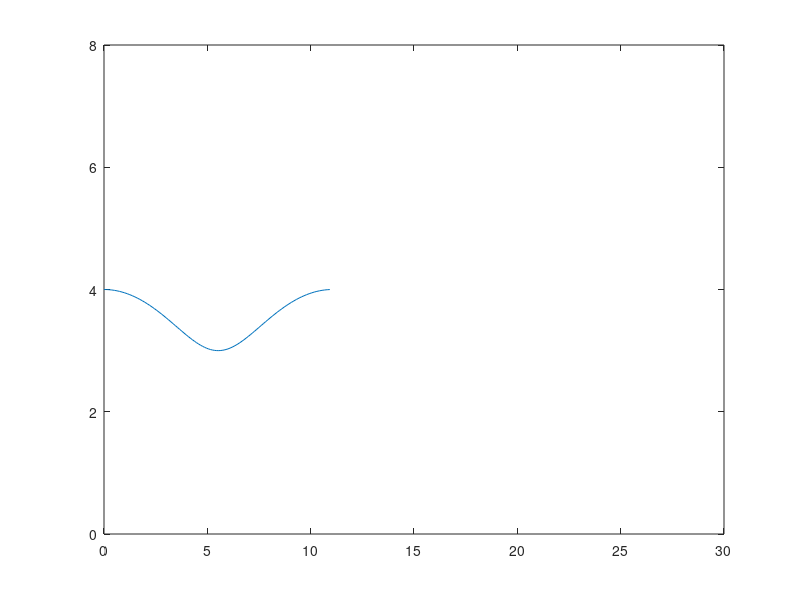

This chart was generated by the following MATLAB code:
clf;
a = 4;
b = 3;
x = @(t) b*cos(t);
y = @(t) a*sin(t);
dx = @(t) -b*sin(t);
dy = @(t) a*cos(t);

d = @(t) integral(@(z)sqrt(dx(z).^2 + dy(z).^2),3*pi/2,t+pi/2);
dp = @(t) sqrt(dx(t+pi/2).^2 + dy(t+pi/2).^2);

ph = @(t) pi/2 - t;
php = @(t) -1;

%tt = @(t) fminbnd(@(x)a*cos(x).*sin(ph(t)) + b*sin(x).*cos(ph(t)),pi,3*pi);%
tt1 = @(t) atan(-a./(tan(t)*b))+3*pi/2;
tt1p = @(t) a*b./(a*a*cos(t).^2 + b*b*sin(t).^2);


cx = @(t,s) d(s) - a*cos(s).*cos(ph(t)) + b*sin(s).*sin(ph(t));
cxp = @(t) a*cos(ph(t)).*tt1p(t).*sin(tt1(t)) - a*sin(ph(t)).*cos(tt1(t)) + b*sin(ph(t)).*tt1p(t).*cos(tt1(t)) - b*cos(ph(t)).*sin(tt1(t)) + tt1p(t).*dp(tt1(t));
%cx = @(t) - a*cos(tt(t)).*cos(ph(t)) + b*sin(tt(t)).*sin(ph(t));
%cx = @(t) d(t);
cy = @(t,s) -a*cos(s).*sin(ph(t)) - b*sin(s).*cos(ph(t));
cyp = @(t) a*sin(ph(t)).*tt1p(t).*sin(tt1(t)) + a*cos(ph(t)).*cos(tt1(t)) - b*cos(ph(t)).*tt1p(t).*cos(tt1(t)) - b*sin(ph(t)).*sin(tt1(t));

4*integral(@(t) sqrt(cxp(t).^2 + cyp(t).^2),0,pi/2)
th = 0:pi/100:pi-0.0000001;
ccx = [];
ccy = [];
k = 0;
for i = th
    s = tt1(i);
    ccx = [ccx cx(i,s)];
    ccy = [ccy cy(i,s)];
    k = k+1;
end


plot(ccx,ccy);
axis([0 30 0 8])
k = 1;
sum = 0;
while(k<100)
    h = hypot(ccx(k)-ccx(k+1),ccy(k)-ccy(k+1));%better?
    if(h<1)
        sum = sum +h;
    end
    k = k+1;
end
2*sum
%clf;
%plot(th,ccx,'r');
%hold on;
%plot(th,ccy,'b');


%dcx = @(t) sqrt(dx(t+3*pi/2).^2 + dy(t+3*pi/2).^2) + a*sin(tt(t)).*cos(ph(t)) - a*cos(tt(t)).*sin(ph(t)) + b*cos(tt(t)).*sin(ph(t)) - b*sin(tt(t)).*cos(ph(t));
%dcy = @(t) a*sin(tt(t)).*sin(ph(t)) + a*cos(tt(t)).*cos(ph(t)) - b*cos(tt(t)).*cos(ph(t)) - b*sin(tt(t)).*sin(ph(t));
%integral(@(z) sqrt(dcx(z).^2 + dcy(z).^2),0,2*pi)
%clf;
%a = 4;
%b = 2;
%x = @(t) b*cos(t);
%y = @(t) a*sin(t);
%dx = @(t) -b*sin(t);
%dy = @(t) a*cos(t);

%d1 = @(t) integral(@(z)sqrt(dx(z).^2 + dy(z).^2),-pi,t);
%d = @(t) integral(@(z)sqrt(dx(z).^2 + dy(z).^2),-pi,t);

%ph = @(t) pi/2 - t;

%tt = @(t) fminbnd(@(x)a*cos(x).*sin(ph(t)) + b*sin(x).*cos(ph(t)),-pi,pi);%
%tt1 = @(t) atan(-a/(tan(t)*b));


%cx = @(t,s) d1(s) - a*cos(s).*cos(ph(t)) + b*sin(s).*sin(ph(t));
%cx = @(t) - a*cos(tt(t)).*cos(ph(t)) + b*sin(tt(t)).*sin(ph(t));
%cx = @(t) d(t);
%cy = @(t,s) -a*cos(s).*sin(ph(t)) - b*sin(s).*cos(ph(t));

%th = 0:pi/1000:pi-0.0000001;
%ccx = [];
%ccy = [];
%k = 0;
%for i = th
%    s1 = tt1(i)-pi/2;
%    ccx = [ccx cx(i,s1)];
%    ccy = [ccy cy(i,s1)];
%    k = k+1;
%end


%plot(ccx,ccy);
%axis([0 30 0 8])
%k = 1;
%sum = 0;
%while(k<1000)
%    h = hypot(ccx(k)-ccx(k+1),ccy(k)-ccy(k+1));%better?
%    if(h<1)
%        sum = sum +h;
%    end
%    k = k+1;
%end
%sum*2



%dcx = @(t) sqrt(dx(t+3*pi/2).^2 + dy(t+3*pi/2).^2) + a*sin(tt(t)).*cos(ph(t)) - a*cos(tt(t)).*sin(ph(t)) + b*cos(tt(t)).*sin(ph(t)) - b*sin(tt(t)).*cos(ph(t));
%dcy = @(t) a*sin(tt(t)).*sin(ph(t)) + a*cos(tt(t)).*cos(ph(t)) - b*cos(tt(t)).*cos(ph(t)) - b*sin(tt(t)).*sin(ph(t));
%integral(@(z) sqrt(dcx(z).^2 + dcy(z).^2),0,2*pi)
